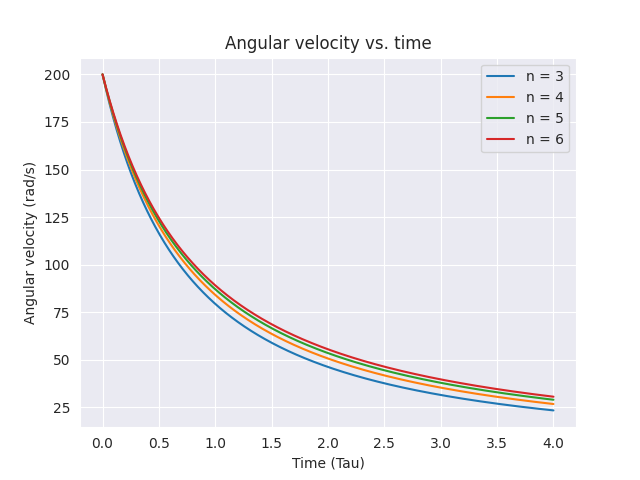

This chart was generated by the following Python code:
import matplotlib.pyplot as plt
import numpy as np
import seaborn as sns

sns.set_style("dark")

tau = 1
n = 3 
w0 = 200
B0 = 10**12

def w(t):
    return w0*((1+t/tau)**(-1/n-1))

def B(t):
    return B0*((1+t/tau)**((3-n)/(2*n-2)))

# Y = w(X)
# Z = B(X)

for i in range(3,7):
    n = i
    X = np.linspace(0, 4, 1000)
    plt.plot(X, w(X), label='n = %d' % n)
plt.legend()
plt.title('Angular velocity vs. time')
plt.xlabel('Time (Tau)')
plt.ylabel('Angular velocity (rad/s)')
plt.grid()
plt.savefig('adv_proj.png')
plt.close()

for i in range(3,7):
    n = i
    X = np.linspace(0, 20, 1000)
    plt.plot(X, B(X), label='n = %d' % n)
plt.legend()
plt.title('Magnetic field vs. time')
plt.xlabel('Time (Tau)')
plt.ylabel('Magnetic field (G)')
plt.grid()
plt.savefig('adv_proj1.png')
plt.close()

#################################
import numpy as np
import matplotlib.pyplot as plt
import mpl_toolkits.mplot3d.axes3d as axes3d


def conv(R, THETA):
    x = R * np.cos(THETA)
    y = R  * np.sin(THETA)
    return x, y

THETA = np.linspace(0, 2 * np.pi, 1000)

R = []
for i in range(2,10):
    A = i*(np.cos(THETA))**2
    R.append(A)

for i in range(10, 20):
    A = i*(np.cos(THETA))**2
    thet = []
    r = []
    for a in range(len(A)):
        x,y = conv(A[a], THETA[a])
        if x>=9 or x<=-9.07:
            continue
        else:
            thet.append(THETA[a])
            r.append(A[a])
    R.append([r, thet])
for i in range(101):
    R.append(i/100)

L = np.linspace(-11, 11, 100)

fig = plt.figure()
ax = fig.add_subplot()

for i in range(-900,900,1):
    ax.plot([i/100]*100, L, 'g-', alpha=0.025)

for r in range(len(R)):
    if r >= 18:
        X, Y = conv(R[r], THETA)
        ax.plot(X, Y, 'b-', alpha=0.12)
        continue
    if r < 8:
        X, Y = conv(R[r], THETA)
        ax.plot(X, Y, 'r--')
        continue
    X, Y = conv(R[r][0], R[r][1])
    ax.plot(X, Y, 'k--')

ax.plot([9]*100, L, 'k-')
ax.plot([-9]*100, L, 'k-')


# for i in range(100):
#     ax.plot([8,8], [L[i], L[i+1]], 'g-')
#     ax.plot([-8,-8], [L[i], L[i+1]], 'g-')
    

ax.set_xlim(-11, 11)
ax.set_ylim(-11, 11)
ax.set_xticks([])
ax.set_yticks([])
ax.set_ylabel('Axis of rotation (z-axis)')
ax.set_xlabel('Light Cylinder')
ax.set_aspect('equal')

ax.grid(True)

plt.savefig('adv_proj2.png')
plt.close()